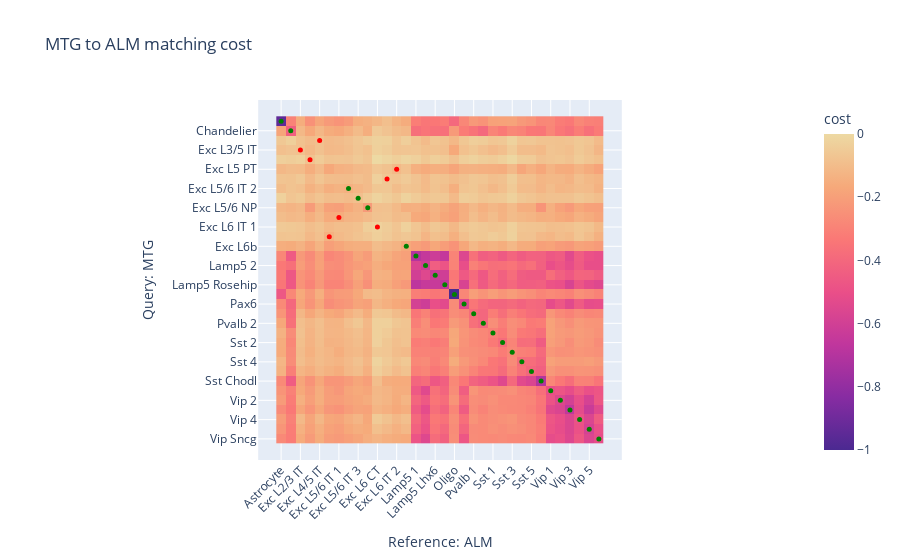

Write notebook code for a chart like this one.
### Code cell
q, ref = 'MTG', 'ALM'

rcm = RefCM(cache_load=False, cache_save=False, embedder=hvg_embedder, discovery_threshold=None)
m = rcm.annotate(ds[q], q, ds[ref], ref, 'labels34', 'labels34')
m.eval('labels34')
m.display_matching_costs('labels34')

### Figure 1 — Plotly figure (JSON) as saved in the notebook; plotly's stock layout.template omitted (floating-point values rounded to 4 significant figures; data arrays with more than 128 entries replaced by an {"elided": "..."} marker saying what was removed)
{"data": [{"coloraxis": "coloraxis", "hovertemplate": "Reference: ALM: %{x}<br>Query: MTG: %{y}<br>cost: %{z}<extra></extra>", "name": "0", "type": "heatmap", "x": ["Astrocyte", "Chandelier", "Exc L2/3 IT", "Exc L3/5 IT", "Exc L4/5 IT", "Exc L5 PT", "Exc L5/6 IT 1", "Exc L5/6 IT 2", "Exc L5/6 IT 3", "Exc L5/6 NP", "Exc L6 CT", "Exc L6 IT 1", "Exc L6 IT 2", "Exc L6b", "Lamp5 1", "Lamp5 2", "Lamp5 Lhx6", "Lamp5 Rosehip", "Oligo", "Pax6", "Pvalb 1", "Pvalb 2", "Sst 1", "Sst 2", "Sst 3", "Sst 4", "Sst 5", "Sst Chodl", "Vip 1", "Vip 2", "Vip 3", "Vip 4", "Vip 5", "Vip Sncg"], "xaxis": "x", "y": ["Astrocyte", "Chandelier", "Exc L2/3 IT", "Exc L3/5 IT", "Exc L4/5 IT", "Exc L5 PT", "Exc L5/6 IT 1", "Exc L5/6 IT 2", "Exc L5/6 IT 3", "Exc L5/6 NP", "Exc L6 CT", "Exc L6 IT 1", "Exc L6 IT 2", "Exc L6b", "Lamp5 1", "Lamp5 2", "Lamp5 Lhx6", "Lamp5 Rosehip", "Oligo", "Pax6", "Pvalb 1", "Pvalb 2", "Sst 1", "Sst 2", "Sst 3", "Sst 4", "Sst 5", "Sst Chodl", "Vip 1", "Vip 2", "Vip 3", "Vip 4", "Vip 5", "Vip Sncg"], "yaxis": "y", "z": {"elided": "34x34 float values"}}, {"hovertemplate": "%{y} -> %{x}", "marker": {"color": ["green", "green", "red", "red", "red", "red", "red", "green", "green", "green", "red", "red", "red", "green", "green", "green", "green", "green", "green", "green", "green", "green", "green", "green", "green", "green", "green", "green", "green", "green", "green", "green", "green", "green"], "size": 5}, "mode": "markers", "name": "", "type": "scatter", "x": ["Astrocyte", "Chandelier", "Exc L4/5 IT", "Exc L2/3 IT", "Exc L3/5 IT", "Exc L6 IT 2", "Exc L6 IT 1", "Exc L5/6 IT 2", "Exc L5/6 IT 3", "Exc L5/6 NP", "Exc L5/6 IT 1", "Exc L6 CT", "Exc L5 PT", "Exc L6b", "Lamp5 1", "Lamp5 2", "Lamp5 Lhx6", "Lamp5 Rosehip", "Oligo", "Pax6", "Pvalb 1", "Pvalb 2", "Sst 1", "Sst 2", "Sst 3", "Sst 4", "Sst 5", "Sst Chodl", "Vip 1", "Vip 2", "Vip 3", "Vip 4", "Vip 5", "Vip Sncg"], "y": ["Astrocyte", "Chandelier", "Exc L2/3 IT", "Exc L3/5 IT", "Exc L4/5 IT", "Exc L5 PT", "Exc L5/6 IT 1", "Exc L5/6 IT 2", "Exc L5/6 IT 3", "Exc L5/6 NP", "Exc L6 CT", "Exc L6 IT 1", "Exc L6 IT 2", "Exc L6b", "Lamp5 1", "Lamp5 2", "Lamp5 Lhx6", "Lamp5 Rosehip", "Oligo", "Pax6", "Pvalb 1", "Pvalb 2", "Sst 1", "Sst 2", "Sst 3", "Sst 4", "Sst 5", "Sst Chodl", "Vip 1", "Vip 2", "Vip 3", "Vip 4", "Vip 5", "Vip Sncg"]}], "layout": {"coloraxis": {"colorbar": {"title": {"text": "cost"}}, "colorscale": [[0, "rgb(75, 41, 145)"], [0.1667, "rgb(135, 44, 162)"], [0.3333, "rgb(192, 54, 157)"], [0.5, "rgb(234, 79, 136)"], [0.6667, "rgb(250, 120, 118)"], [0.8333, "rgb(246, 169, 122)"], [1, "rgb(237, 217, 163)"]]}, "title": {"text": "MTG to ALM matching cost"}, "xaxis": {"anchor": "y", "constrain": "domain", "domain": [0, 1], "scaleanchor": "y", "tickangle": -45, "title": {"text": "Reference: ALM"}}, "yaxis": {"anchor": "x", "autorange": "reversed", "constrain": "domain", "domain": [0, 1], "title": {"text": "Query: MTG"}}}}
